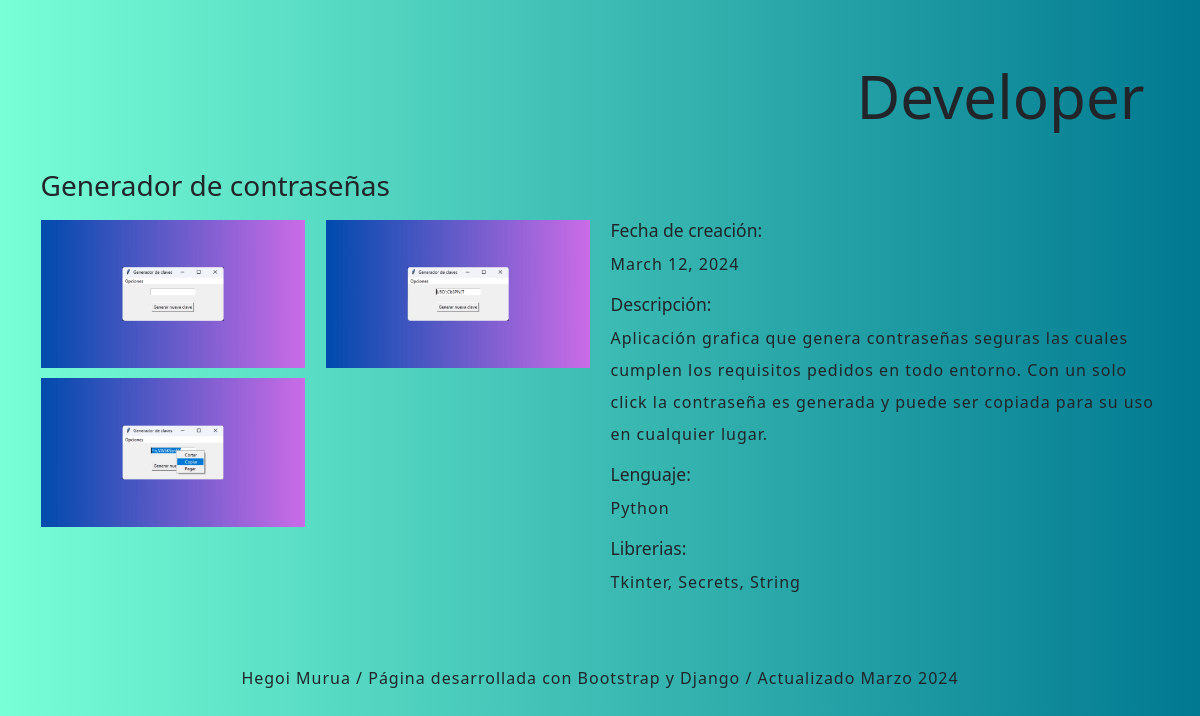
The page /proyectos/2/ on the database its author committed.
### proyectos/models.py (models this page shows, shortened)
class Proyecto(models.Model):
    titulo=models.CharField(max_length=50)
    imagen_1=models.ImageField(upload_to='proyectos')
    imagen_2=models.ImageField(upload_to='proyectos', null=True, blank=True)
    imagen_3=models.ImageField(upload_to='proyectos', null=True, blank=True)
    imagen_4=models.ImageField(upload_to='proyectos', null=True, blank=True)
    fecha=models.DateField()
    descripcion=models.TextField()
    lenguaje=models.CharField(max_length=50)
    herramientas=models.CharField(max_length=50)
    class Meta:
        verbose_name="proyecto"
        verbose_name_plural="proyectos"

### proyectos/views.py (the view)
# urls.py: path('proyectos/<int:proyecto_id>/', selecciona_proyecto, name="selecciona_proyecto")
def selecciona_proyecto(request, proyecto_id):
    proyecto = get_object_or_404(Proyecto, pk=proyecto_id)
    return render(request, 'proyectos/proyectos.html', {"proyecto":proyecto})

### proyectos/templates/proyectos/proyectos.html (shortened to what this page needs)
{% extends "WebApp/base.html" %}
{% load static %}
{% block content %}
<main>
    <div class="container">
        <h2>{{proyecto.titulo}}</h2>
        <div class="row">
            <div class="container col-sm-12 col-md-12 col-lg-6 col-xl-6">
                <div class="row">
                    <div class="col-sm-12 col-md-12 col-lg-6 col-xl-6" style="margin-top: 10px;">
                        <a href="{{proyecto.imagen_1.url}}">
                        <img src="{{proyecto.imagen_1.url}}" class="card-img-top" alt="...">
                        </a>
                    </div>
                    {% if proyecto.imagen_2 %}
                    <div class="col-sm-12 col-md-12 col-lg-6 col-xl-6" style="margin-top: 10px;">
                        <a href="{{proyecto.imagen_2.url}}">
                        <img src="{{proyecto.imagen_2.url}}" class="card-img-top" alt="...">
                        </a>
                    </div>
                    {% endif %}
                </div>
                <div class="row">
                    {% if proyecto.imagen_3 %}
                    <div class="col-sm-12 col-md-12 col-lg-6 col-xl-6" style="margin-top: 10px;">
                        <a href="{{proyecto.imagen_3.url}}">
                        <img src="{{proyecto.imagen_3.url}}" class="card-img-top" alt="...">
                        </a>
                    </div>
                    {% endif %}
                </div>
            </div>
            <div class="container col-sm-12 col-md-12 col-lg-6 col-xl-6" style="margin-top: 10px;">
                <h5>Fecha de creación:</h5>
                <p>{{proyecto.fecha}}</p>
                <h5>Descripción:</h5>
                <p>{{proyecto.descripcion}}</p>
                <h5>Lenguaje:</h5>
                <p>{{proyecto.lenguaje}}</p>
                <h5>Librerias:</h5>
                <p>{{proyecto.herramientas}}</p>
            </div>
        </div>
    </div>
</main>
{% endblock %}

### WebApp/templates/WebApp/base.html (shortened to what this page needs)
<!doctype html>
<html lang="en">
    <head>
        {% load static %}
        <link
            href="{% static 'WebApp/vendor/bootstrap/css/bootstrap.min.css' %}"
            rel="stylesheet"
        />
        <link rel="stylesheet" href="{% static 'WebApp/css/gestion.css' %}" />
    </head>
    <body>
        <header>
            <div class="container">
                <h1  style="text-align: right; padding: 60px 15px 30px;">
                    Developer
                </h1>
            </div>
        </header>
        {% block content %}
        {% endblock %}
        <footer>
            <p style="text-align: center; margin-top: 50px;">
                Hegoi Murua / Página desarrollada con Bootstrap y Django / Actualizado Marzo 2024
            </p>
        </footer>
    </body>
</html>

### WebApp/static/WebApp/css/gestion.css (style rules this page uses)
html { font-size: 14px; font-family: "Open Sans", sans-serif; }
h1 { font-size: 60px; text-align: center; }
p, li { font-size: 16px; line-height: 2; letter-spacing: 1px; }
body { background: #007991; background: -webkit-linear-gradient(to right, #78ffd6, #007991); background: linear-gradient(to right, #78ffd6, #007991); }
a { text-decoration: none; }

### rows shown on the page
Proyecto: titulo "Generador de contraseñas", imagen_1 (picture), imagen_2 (picture), imagen_3 (picture), fecha "March 12, 2024", descripcion "Aplicación grafica que genera contraseñas seguras las cuales cumplen los requisitos pedidos en todo entorno. Con un solo click la contraseña es generada y puede ser copiada para su uso en cualquier lugar.", lenguaje "Python", herramientas "Tkinter, Secrets, String"
